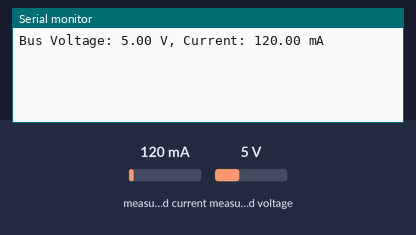
Recording of a sketch running on a simulated ESP32. Shown: the last lines printed to the serial monitor. The inputs (shaded band) are chosen by the test bench; at power-on: measured current 120 mA, measured voltage 5 V.

Above: at 2.2 s.
2.3 s: measured current set to 40 mA
At 3.6 s:
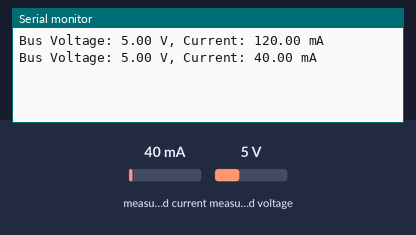
3.8 s: measured voltage set to 0.3 V
At 5.2 s:
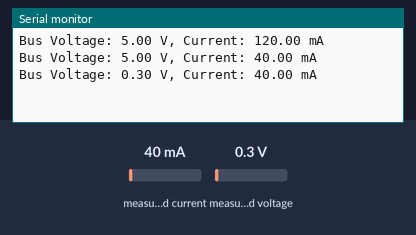
5.3 s: measured current set to 500 mA
At 8.3 s:
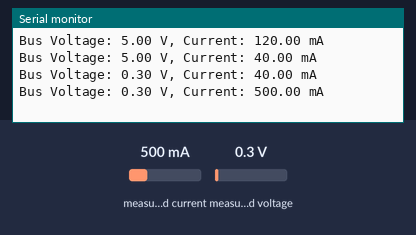
Timing chart, 0 to 9.8 s (numbered marks = the images above; inputs shaded):
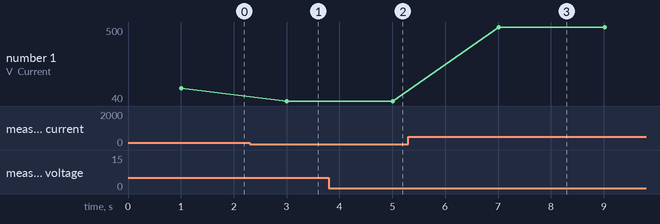

The sketch:

main.ino
```cpp
#include <Wire.h>
#include <Adafruit_INA219.h>
Adafruit_INA219 ina219;

// Wi-Fi credentials and configuration
#include "config.h"

void setup() {
  Serial.begin(115200);
  delay(1000);
  ina219.begin();
}

void loop() {
  float busvoltage = ina219.getBusVoltage_V();
  float current_mA = ina219.getCurrent_mA();
  Serial.print("Bus Voltage: "); Serial.print(busvoltage); Serial.print(" V, Current: "); Serial.print(current_mA); Serial.println(" mA");
  if (current_mA > 2000) { digitalWrite(27, LOW); } else { digitalWrite(27, HIGH); }
  delay(2000);
}
```

config.example.h
```cpp
#pragma once
// Replace these with your network credentials
#define WIFI_SSID "your-ssid"
#define WIFI_PASSWORD "your-password"
```

Measured:
- after the input at 2.3 s, the serial monitor: prints a new line after 0.71 s (image 1)
- after the input at 3.8 s, the serial monitor: prints a new line after 1.2 s (image 2)
- after the input at 5.3 s, the serial monitor: prints a new line after 1.7 s (image 3)
- plotted number 1: 120 → 40 after the input at 2.3 s, 40 → 500 after the input at 5.3 s
